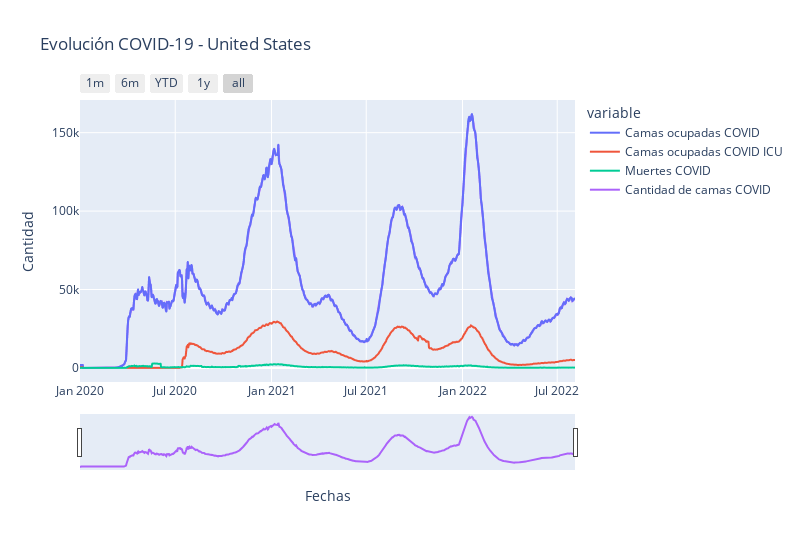

Notebook code cell kept with this figure:
### Code cell
# Grafico introductorio, ocupación de camas, camas ICU y acumulado de muertes a TOTAL PAIS.

fig = px.line(df_TotalPais_used_bed_covid,x = df_TotalPais_used_bed_covid['date'],
                y=['Camas ocupadas COVID','Camas ocupadas COVID ICU','Muertes COVID'], 
                title='Evolución COVID-19 - United States', width=800, height=550,
                labels= {'date':'Fechas','value':'Cantidad'})

fig.add_trace(
    go.Scatter(x=list(df_TotalPais_used_bed_covid.date), y=list(df_TotalPais_used_bed_covid['Camas ocupadas COVID'])
                , name='Cantidad de camas COVID'))
# Add range slider
fig.update_layout(
    xaxis=dict(
        rangeselector=dict(
            buttons=list([
                dict(count=1,
                     label="1m",
                     step="month",
                     stepmode="backward"),
                dict(count=6,
                     label="6m",
                     step="month",
                     stepmode="backward"),
                dict(count=1,
                     label="YTD",
                     step="year",
                     stepmode="todate"),
                dict(count=1,
                     label="1y",
                     step="year",
                     stepmode="backward"),
                dict(step="all")
            ])
        ),
        rangeslider=dict(
            visible=True
        ),
        type="date"
    )
)

fig.show()

### Figure 1 — Plotly figure (JSON) as saved in the notebook; plotly's stock layout.template omitted (floating-point values rounded to 4 significant figures; data arrays with more than 128 entries replaced by an {"elided": "..."} marker saying what was removed)
{"data": [{"hovertemplate": "variable=Camas ocupadas COVID<br>Fechas=%{x}<br>Cantidad=%{y}<extra></extra>", "legendgroup": "Camas ocupadas COVID", "line": {"color": "#636efa", "dash": "solid"}, "marker": {"symbol": "circle"}, "mode": "lines", "name": "Camas ocupadas COVID", "showlegend": true, "type": "scattergl", "x": {"elided": "947 str values"}, "xaxis": "x", "y": {"elided": "947 int values"}, "yaxis": "y"}, {"hovertemplate": "variable=Camas ocupadas COVID ICU<br>Fechas=%{x}<br>Cantidad=%{y}<extra></extra>", "legendgroup": "Camas ocupadas COVID ICU", "line": {"color": "#EF553B", "dash": "solid"}, "marker": {"symbol": "circle"}, "mode": "lines", "name": "Camas ocupadas COVID ICU", "showlegend": true, "type": "scattergl", "x": {"elided": "947 str values"}, "xaxis": "x", "y": {"elided": "947 int values"}, "yaxis": "y"}, {"hovertemplate": "variable=Muertes COVID<br>Fechas=%{x}<br>Cantidad=%{y}<extra></extra>", "legendgroup": "Muertes COVID", "line": {"color": "#00cc96", "dash": "solid"}, "marker": {"symbol": "circle"}, "mode": "lines", "name": "Muertes COVID", "showlegend": true, "type": "scattergl", "x": {"elided": "947 str values"}, "xaxis": "x", "y": {"elided": "947 int values"}, "yaxis": "y"}, {"name": "Cantidad de camas COVID", "type": "scatter", "x": {"elided": "947 str values"}, "y": {"elided": "947 int values"}}], "layout": {"height": 550, "legend": {"title": {"text": "variable"}, "tracegroupgap": 0}, "title": {"text": "Evolución COVID-19 - United States"}, "width": 800, "xaxis": {"anchor": "y", "domain": [0, 1], "rangeselector": {"buttons": [{"count": 1, "label": "1m", "step": "month", "stepmode": "backward"}, {"count": 6, "label": "6m", "step": "month", "stepmode": "backward"}, {"count": 1, "label": "YTD", "step": "year", "stepmode": "todate"}, {"count": 1, "label": "1y", "step": "year", "stepmode": "backward"}, {"step": "all"}]}, "rangeslider": {"visible": true}, "title": {"text": "Fechas"}, "type": "date"}, "yaxis": {"anchor": "x", "domain": [0, 1], "title": {"text": "Cantidad"}}}}
